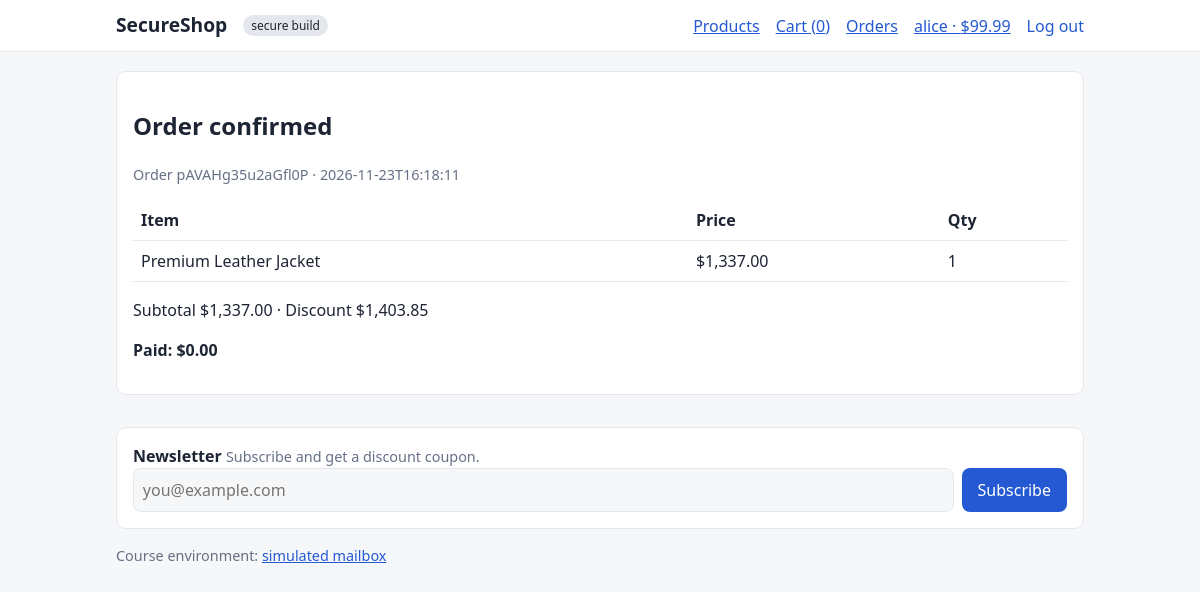
The page /orders/pAVAHg35u2aGfl0P (signed in) on the database its author committed.
### tables this page shows
CREATE TABLE users(
  id INTEGER PRIMARY KEY AUTOINCREMENT,
  username TEXT UNIQUE NOT NULL,
  email TEXT NOT NULL,
  password_hash TEXT NOT NULL,
  role TEXT NOT NULL DEFAULT 'user',
  credit INTEGER NOT NULL DEFAULT 10000,
  confirmed INTEGER NOT NULL DEFAULT 0,
  confirm_token TEXT,
  display_name TEXT DEFAULT '',
  address TEXT DEFAULT '');

CREATE TABLE orders(
  id INTEGER PRIMARY KEY AUTOINCREMENT, public_id TEXT UNIQUE NOT NULL,
  user_id INTEGER NOT NULL, subtotal INTEGER NOT NULL, discount INTEGER NOT NULL,
  total INTEGER NOT NULL, coupons TEXT DEFAULT '', status TEXT NOT NULL,
  created TEXT NOT NULL);

CREATE TABLE order_items(
  order_id INTEGER NOT NULL, product_id INTEGER NOT NULL, name TEXT NOT NULL,
  price INTEGER NOT NULL, qty INTEGER NOT NULL);

### app.py (the view)
@app.route("/orders/<public_id>")
@login_required
def order_detail(public_id):
    db = get_db()
    o = db.execute("SELECT * FROM orders WHERE public_id=? AND user_id=?",
                   (public_id, g.user["id"])).fetchone()      # ownership check
    if o is None:
        abort(404)
    if SECURE and o["status"] != "paid":                       # [T4] only paid orders confirm
        abort(404)
    items = db.execute("SELECT * FROM order_items WHERE order_id=?", (o["id"],)).fetchall()
    return render_template("order.html", o=o, items=items)

### app.py (called while the page is built)
def get_db():
    if "db" not in g:
        g.db = sqlite3.connect(DB_PATH, timeout=10)
        g.db.row_factory = sqlite3.Row
    return g.db

def money(cents):
    return f"${cents / 100:,.2f}"

@app.before_request
def load_user():
    g.user = None
    uid = session.get("uid")
    if uid:
        g.user = get_db().execute("SELECT * FROM users WHERE id=?", (uid,)).fetchone()
        if g.user is None:
            session.clear()

@app.context_processor
def inject_globals():
    cart = session.get("cart", {})
    return {"secure": SECURE, "user": g.get("user"), "dev_mailbox": DEV_MAILBOX,
            "cart_count": sum(i["qty"] for i in cart.values())}

def login_required(view):
    @wraps(view)
    def wrapper(*a, **kw):
        if g.user is None:
            flash("Please log in first.", "error")
            return redirect(url_for("login"))
        return view(*a, **kw)
    return wrapper

### templates/order.html (shortened to what this page needs)
{% extends "base.html" %}
{% block content %}
<div class="card">
<h2>Order confirmed</h2>
<p class="muted">Order {{ o.public_id }} · {{ o.created }}</p>
<div class="table-wrap"><table>
<tr><th>Item</th><th>Price</th><th>Qty</th></tr>
{% for i in items %}<tr><td>{{ i.name }}</td><td>{{ i.price|money }}</td><td>{{ i.qty }}</td></tr>{% endfor %}
</table></div>
<p>Subtotal {{ o.subtotal|money }} · Discount {{ o.discount|money }}</p>
<p class="price">Paid: {{ o.total|money }}</p>
</div>
{% endblock %}

### templates/base.html (shortened to what this page needs)
<!doctype html>
<html lang="en">
<head>
<link rel="stylesheet" href="{{ url_for('static', filename='style.css') }}">
</head>
<body>
<header><div class="bar">
  <a class="logo" href="{{ url_for('index') }}">SecureShop</a>
  <span class="badge">{{ 'secure build' if secure else 'NAIVE build (vulnerable)' }}</span>
  <nav>
    <a href="{{ url_for('index') }}">Products</a>
    <a href="{{ url_for('cart') }}">Cart ({{ cart_count }})</a>
    {% if user %}
      <a href="{{ url_for('orders') }}">Orders</a>
      <a href="{{ url_for('account') }}">{{ user.username }} · {{ (user.credit)|money }}</a>
      <form method="post" action="{{ url_for('logout') }}"><button class="link">Log out</button></form>
    {% else %}
      <a href="{{ url_for('login') }}">Log in</a>
      <a href="{{ url_for('register') }}">Register</a>
    {% endif %}
  </nav>
</div></header>
<main>
{% block content %}{% endblock %}
</main>
<footer>
  <form method="post" action="{{ url_for('newsletter') }}" class="card">
    <strong>Newsletter</strong> <span class="muted">Subscribe and get a discount coupon.</span>
    <div class="inline"><input type="email" name="email" placeholder="you@example.com" required maxlength="254">
    <button>Subscribe</button></div>
  </form>
  {% if dev_mailbox %}<p class="muted">Course environment: <a href="{{ url_for('dev_mailbox') }}">simulated mailbox</a></p>{% endif %}
</footer>
</body></html>

### static/style.css (style rules this page uses)
:root { --bg:#f6f7f9;--card:#fff;--text:#1d2433;--muted:#667085;--brand:#2459d3;--brand-d:#1a46a8;--ok:#13795b;--err:#b42318;--line:#e4e7ec }
* { box-sizing:border-box }
body { margin:0;font-family:system-ui,-apple-system,"Segoe UI",Roboto,sans-serif;background:var(--bg);color:var(--text);line-height:1.5 }
a { color:var(--brand) }
header { background:var(--card);border-bottom:1px solid var(--line) }
.bar { max-width:1000px;margin:auto;padding:.7rem 1rem;display:flex;flex-wrap:wrap;gap:.5rem 1rem;align-items:center }
.logo { font-weight:700;font-size:1.2rem;text-decoration:none;color:var(--text) }
nav { display:flex;flex-wrap:wrap;gap:.3rem 1rem;align-items:center;margin-left:auto }
nav form { display:inline }
main { max-width:1000px;margin:1.2rem auto;padding:0 1rem }
.card { background:var(--card);border:1px solid var(--line);border-radius:10px;padding:1rem;margin-bottom:1rem }
.price { font-weight:700 }
.muted { color:var(--muted);font-size:.9rem }
input,textarea,select { width:100%;padding:.55rem;border:1px solid var(--line);border-radius:8px;background:var(--bg);color:var(--text);font:inherit }
button,.btn { background:var(--brand);color:#fff;border:0;border-radius:8px;padding:.55rem 1rem;font:inherit;cursor:pointer;text-decoration:none;display:inline-block }
button.link { background:none;color:var(--brand);padding:0 }
.table-wrap { overflow-x:auto }
table { width:100%;border-collapse:collapse }
th,td { text-align:left;padding:.5rem;border-bottom:1px solid var(--line);vertical-align:middle }
footer { max-width:1000px;margin:2rem auto;padding:0 1rem 2rem }
.inline { display:flex;gap:.5rem }
.inline input { flex:1 }
.badge { font-size:.75rem;padding:.1rem .5rem;border-radius:99px;background:var(--line) }

### rows shown on the page
users: username "alice", credit "$99.99"
orders: public_id "pAVAHg35u2aGfl0P", created "2026-11-23T16:18:11", subtotal "$1,337.00", discount "$1,403.85", total "$0.00"
order_items: name "Premium Leather Jacket", price "$1,337.00", qty "1"

### other values the page prints
{{ 'secure build' if secure else 'NAIVE build (vulnerable)' }} "secure build"
{{ cart_count }} "0"
